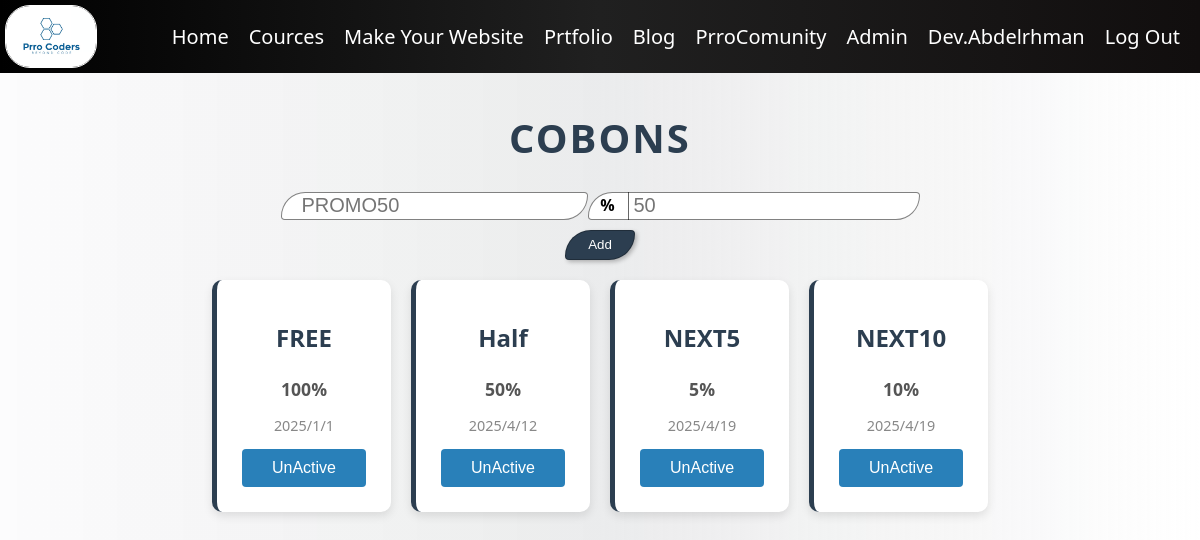
The page /adminPanal/Cobons (signed in) on the database as committed earlier.
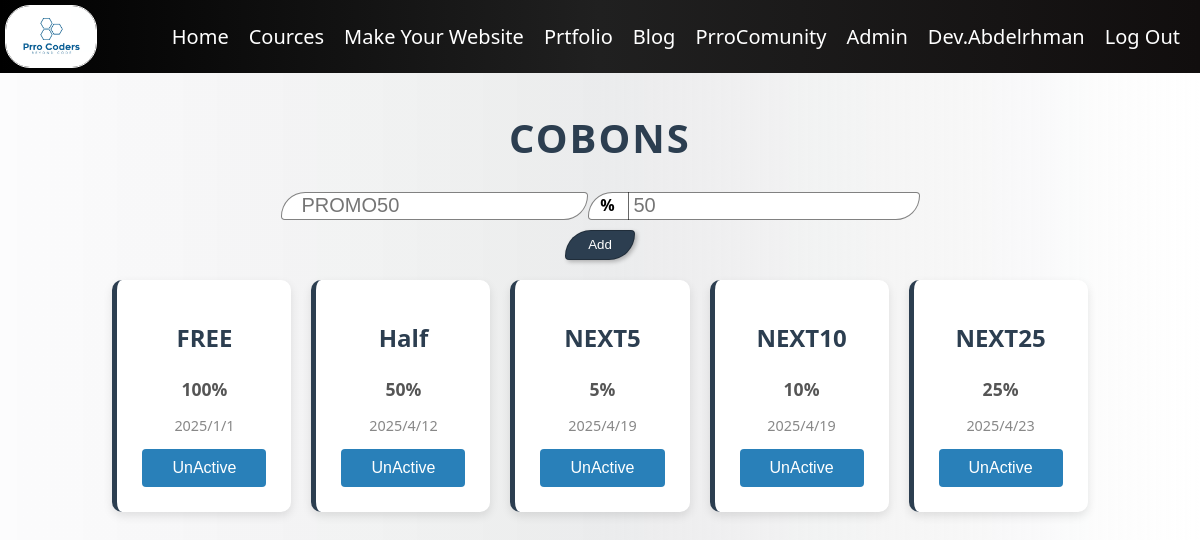
The same page on the database as committed later.
### adminPanal/models.py (models this page shows)
class Cobon(models.Model):
    name = models.CharField(max_length=100)
    Sale = models.IntegerField()
    Eyear = models.IntegerField()
    Emonth = models.IntegerField()
    Eday = models.IntegerField()
    active = models.BooleanField(default=True)

### adminPanal/views.py (the view)
# urls.py: path('Cobons', views.Cobons, name='Cobons'),
def Cobons(request):
    conText = {
        'Cobons': Cobon.objects.filter(active=True)
    }
    return render(request, 'adminPanal/cobon.html', conText)

### templates/adminPanal/cobon.html (shortened to what this page needs)
{% extends 'layout.html' %}
{% block body %}
{% load static %}
{% if user.is_superuser or user.is_staff %}
<h1 class='title'>Cobons</h1>
<form class="add" method="post" action="{% url 'addCobon' %}">
    <div class="all">
        <input type="text" name="name" id="name" class="input" placeholder="PROMO50" required>
        <div class="sale">
            <input type="number" name="sale" id="sale" class="input" placeholder="50" required>
            <div class="a">%</div>
        </div>
    </div>
    <input type="submit" value="Add" class="submit">
</form>
<div class="Tasks">
    {% for Cobon in Cobons %}
        <div class="Task">
            <h1>{{Cobon.name}}</h1>
            <h4>{{Cobon.Sale}}%</h4>
            <p>{{Cobon.Eyear}}/{{Cobon.Emonth}}/{{Cobon.Eday}}</p>
            <form action="{% url 'DoneC' Cobon.id %}" method="post" class="from">
                <input class="done" type="submit" value="UnActive">
            </form>
        </div>
    {% endfor %}
</div>
{% else %}
    <h1 style="color: rgb(137, 11, 11);">Error 404</h1>
    <p style="color: rgb(130, 0, 0);">You Can't Enter This Page,
        This Page only for admins.
    </p>
    <p><strong style="color: rgb(113, 4, 4); font-size: 20px; font-weight: 800;">{{request.user.username}}</strong> not Admin</p>
{% endif %}
{% endblock %}

Rows that differ between the two databases and show on the page:
added Cobon: name "NEXT25", Sale "25", Eyear "2025", Emonth "4", Eday "23"
